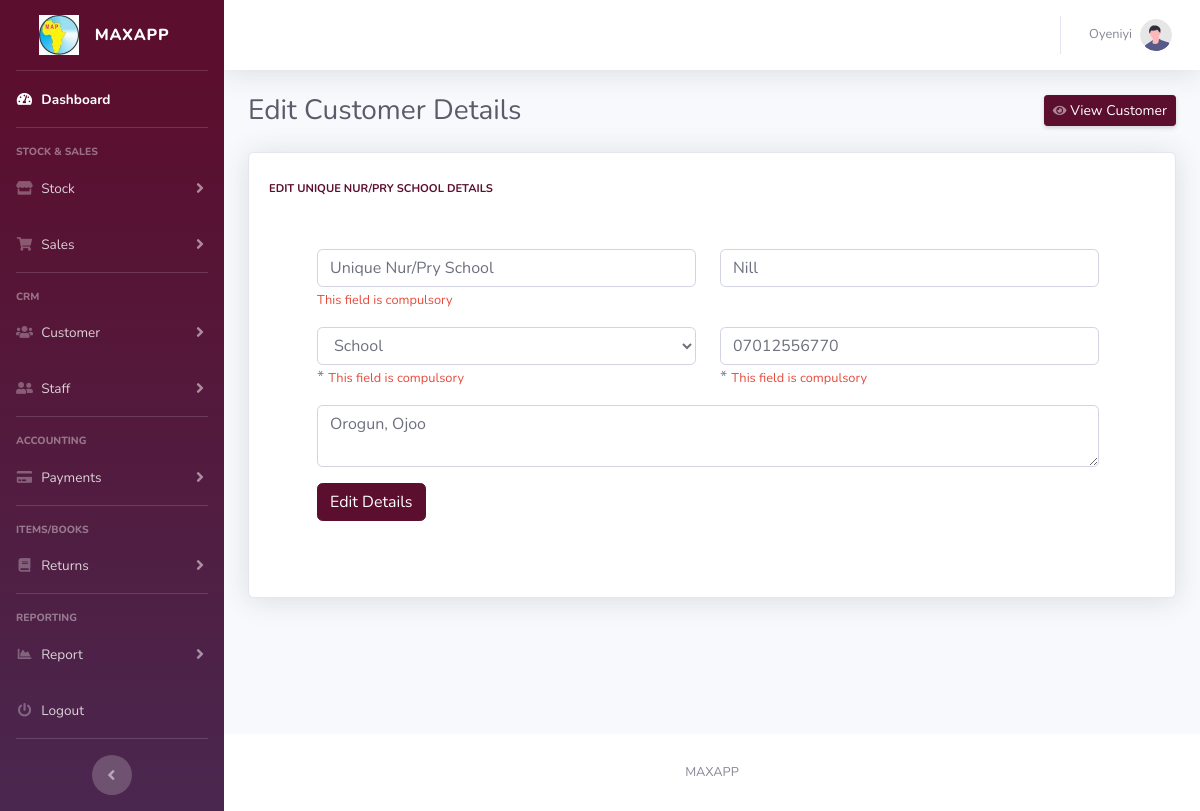
/editcustomer?custid=4 (signed in), run on the app's committed database.
### tables this page shows
CREATE TABLE `customers_table` (
  `customer_id` bigint(20) NOT NULL,
  `customer_category` varchar(100) NOT NULL,
  `customer_name` varchar(1000) NOT NULL,
  `customer_mobile` varchar(50) NOT NULL,
  `customer_address` varchar(1000) NOT NULL,
  `customer_email` varchar(1000) DEFAULT NULL,
  `reg_date` datetime NOT NULL DEFAULT current_timestamp()
);

### classes/DataConnect.class.php (called while the page is built, shortened)
<?php
    class DataConnect{
        protected function connect(){
            $this->servername = "localhost";
            $this->username = "root";
            $this->password = "";
            $this->dbname = "maxventory";
            $datasourcename = 'mysql:host='.$this->servername.';dbname='.$this->dbname;
            $konet = new PDO($datasourcename, $this->username, $this->password);
            $konet->setAttribute(PDO::ATTR_DEFAULT_FETCH_MODE, PDO::FETCH_ASSOC);
            $konet->setAttribute(PDO::ATTR_ERRMODE, PDO::ERRMODE_EXCEPTION);
            return $konet;
        }
    }

### classes/CustomerModel.class.php (called while the page is built, shortened)
<?php
    class CustomerModel extends DataConnect{
        protected function getSingleCustomer($custid){
            try{
                $getOneCust = "SELECT * FROM customers_table WHERE customer_id=? ";
                $custStmt = $this->connect()->prepare($getOneCust);
                $custStmt->execute([$custid]);
                $results = $custStmt->fetchAll();
                if($results){
                    return $results;
                }else{
                    print_r($custStmt->errorInfo());
                }
            }
            catch (PDOException $ex)
            {
                $ex->getMessage();
            }
        }
    }

### classes/CustomerController.class.php (called while the page is built, shortened)
<?php
    class CustomerController extends CustomerModel{
        public function customerDetails($custid){
             $singleCust = $this->getSingleCustomer($custid);
         }
    }

### editcustomer.php (the view, shortened to what this page needs)
<!DOCTYPE html>
<html lang="en">
<head>
    <?php $pageTitle = "Edit Customer Details"; ?>
    <?php include('partial/header.part.php') ?>
    <link href="vendor/datatables/dataTables.bootstrap4.min.css" rel="stylesheet">
</head>
<body id="page-top">
    <div id="wrapper">
        <?php include('partial/navbar.part.php') ?>
        <div id="content-wrapper" class="d-flex flex-column">
            <div id="content">
                <nav class="navbar navbar-expand navbar-light bg-white topbar mb-4 static-top shadow">
                    <?php include('partial/topbar.part.php') ?>
                </nav>
                <div class="container-fluid">
                    <div class="d-sm-flex align-items-center justify-content-between mb-4">
                        <h1 class="h3 mb-0 text-gray-800"><?=$pageTitle ?></h1>
                        <a href="viewcustomer" class="d-none d-sm-inline-block btn btn-sm btn-primary shadow-sm"><i
                                class="fas fa-eye fa-sm text-white-50"></i> View Customer</a>
                    </div>
                    <div class="row">
                        <?php $gatCust = new CustomerController(); $gatCust->customerDetails($_GET['custid']) ?>
                        <?php foreach ($singleCust as $scust) { ?>
                        <div class="col-xl-12 col-md-12 mb-4">
                            <div class="card shadow h-100 py-2">
                                <div class="card-body">
                                    <div class="row no-gutters align-items-center">
                                        <div class="col mr-2">
                                            <div class="text-xs font-weight-bold text-primary text-uppercase mb-1">
                                                Edit <?=$scust['customer_name'] ?> Details</div>
                                                <?php if ($_SESSION['role'] == "Managing Director" || $_SESSION['role'] == "Human Resources" || $_SESSION['role'] == "Accountant"){ ?>
                                                <div class="p-5">
                                                    <form name="custForm" id="custForm" class="book" method="post" enctype="multipart/form-data">
                                                        <div class="form-group row">
                                                            <div class="col-sm-6 mb-3 mb-sm-0">
                                                                <input type="text" class="form-control" name="custname" id="custname" value="<?=$scust['customer_name'] ?>" placeholder="Name of Customer or Organization" required />
                                                                <small class="text-danger">This field is compulsory</small>
                                                            </div>
                                                            <div class="col-sm-6">
                                                                <input type="email" class="form-control" name="custemail" id="custemail" value="<?=$scust['customer_email'] ?>" placeholder="Customer Email Address" />
                                                            </div>
                                                        </div>
                                                        <div class="form-group row">
                                                            <div class="col-sm-6 mb-3 mb-sm-0">
                                                                <select  class="form-control" name="custcategory" id="custcategory" required>
                                                                    <option value="<?=$scust['customer_category'] ?>"><?=$scust['customer_category'] ?></option>
                                                                </select>*
                                                                <small class="text-danger">This field is compulsory</small>
                                                            </div>
                                                            <div class="col-sm-6">
                                                                <input type="text" class="form-control" name="custmobile" id="custmobile" value="<?=$scust['customer_mobile'] ?>" placeholder="Customer Phone Number" required />*
                                                                <small class="text-danger">This field is compulsory</small>
                                                            </div>
                                                        </div>
                                                        <div class="form-group">
                                                            <textarea class="form-control" name="custaddress" id="custaddress" placeholder="Address of Customer"><?=$scust['customer_address'] ?></textarea>
                                                        </div>
                                                        <button type="submit" class="btn btn-primary btn-user" id="editCust">
                                                            Edit Details
                                                        </button>
                                                    </form>
                                                </div>
                                                <?php } else {
                                                    echo "<div class='alert alert-warning'>You do not have the right permission to perform this operation</div>";
                                                } ?>
                                        </div>
                                    </div>
                                </div>
                            </div>
                        </div>
                        <?php } ?>
                    </div>
                </div>
            </div>
            <footer class="sticky-footer bg-white">
                <div class="container my-auto">
                    <div class="copyright text-center my-auto">
                        <span>MAXAPP</span>
                    </div>
                </div>
            </footer>
        </div>
    </div>
</body>
</html>

### data on the page
customers_table: customer_name "UNIQUE NUR/PRY SCHOOL", custname "Unique Nur/Pry School", custemail "Nill", custcategory "School", custmobile "07012556770", custaddress "Orogun, Ojoo"

### other printed values
$_SESSION['userfname'] "Oyeniyi"
$pageTitle "Edit Customer Details"
